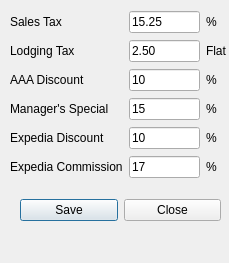
<?xml version="1.0" encoding="UTF-8"?>
<ui version="4.0">
 <class>Constants_Dialog</class>
 <widget class="QDialog" name="Constants_Dialog">
  <property name="geometry">
   <rect>
    <x>0</x>
    <y>0</y>
    <width>229</width>
    <height>263</height>
   </rect>
  </property>
  <property name="windowTitle">
   <string>Constants</string>
  </property>
  <widget class="QWidget" name="horizontalLayoutWidget">
   <property name="geometry">
    <rect>
     <x>20</x>
     <y>180</y>
     <width>201</width>
     <height>61</height>
    </rect>
   </property>
   <layout class="QHBoxLayout" name="horizontalLayout">
    <item>
     <widget class="QPushButton" name="save_button">
      <property name="text">
       <string>Save</string>
      </property>
     </widget>
    </item>
    <item>
     <widget class="QPushButton" name="close_button">
      <property name="text">
       <string>Close</string>
      </property>
     </widget>
    </item>
   </layout>
  </widget>
  <widget class="QWidget" name="formLayoutWidget">
   <property name="geometry">
    <rect>
     <x>10</x>
     <y>10</y>
     <width>217</width>
     <height>169</height>
    </rect>
   </property>
   <layout class="QGridLayout" name="gridLayout">
    <item row="1" column="1">
     <widget class="QLineEdit" name="lodging_tax_edit">
      <property name="text">
       <string>2.50</string>
      </property>
     </widget>
    </item>
    <item row="2" column="0">
     <widget class="QLabel" name="aaa_discount_label">
      <property name="text">
       <string>AAA Discount</string>
      </property>
     </widget>
    </item>
    <item row="0" column="1">
     <widget class="QLineEdit" name="sales_tax_edit">
      <property name="text">
       <string>15.25</string>
      </property>
     </widget>
    </item>
    <item row="1" column="0">
     <widget class="QLabel" name="lodging_tax_label">
      <property name="text">
       <string>Lodging Tax</string>
      </property>
     </widget>
    </item>
    <item row="0" column="0">
     <widget class="QLabel" name="sales_tax_label">
      <property name="text">
       <string>Sales Tax</string>
      </property>
     </widget>
    </item>
    <item row="2" column="1">
     <widget class="QLineEdit" name="aaa_discount_edit">
      <property name="text">
       <string>10</string>
      </property>
     </widget>
    </item>
    <item row="3" column="0">
     <widget class="QLabel" name="lbms_discount_label">
      <property name="text">
       <string>Manager's Special</string>
      </property>
     </widget>
    </item>
    <item row="5" column="1">
     <widget class="QLineEdit" name="soe_commission_edit">
      <property name="text">
       <string>17</string>
      </property>
     </widget>
    </item>
    <item row="4" column="0">
     <widget class="QLabel" name="expedia_discount_label">
      <property name="text">
       <string>Expedia Discount</string>
      </property>
     </widget>
    </item>
    <item row="5" column="0">
     <widget class="QLabel" name="expedia_commission_label">
      <property name="text">
       <string>Expedia Commission</string>
      </property>
     </widget>
    </item>
    <item row="4" column="1">
     <widget class="QLineEdit" name="soe_discount_edit">
      <property name="text">
       <string>10</string>
      </property>
     </widget>
    </item>
    <item row="3" column="1">
     <widget class="QLineEdit" name="lbms_discount_edit">
      <property name="text">
       <string>15</string>
      </property>
     </widget>
    </item>
    <item row="0" column="2">
     <widget class="QLabel" name="percent_label1">
      <property name="text">
       <string>%</string>
      </property>
     </widget>
    </item>
    <item row="1" column="2">
     <widget class="QLabel" name="percent_label2">
      <property name="layoutDirection">
       <enum>Qt::LeftToRight</enum>
      </property>
      <property name="text">
       <string>Flat</string>
      </property>
     </widget>
    </item>
    <item row="2" column="2">
     <widget class="QLabel" name="percent_label3">
      <property name="text">
       <string>%</string>
      </property>
     </widget>
    </item>
    <item row="3" column="2">
     <widget class="QLabel" name="percent_label4">
      <property name="text">
       <string>%</string>
      </property>
     </widget>
    </item>
    <item row="4" column="2">
     <widget class="QLabel" name="percent_label5">
      <property name="text">
       <string>%</string>
      </property>
     </widget>
    </item>
    <item row="5" column="2">
     <widget class="QLabel" name="percent_label6">
      <property name="text">
       <string>%</string>
      </property>
     </widget>
    </item>
   </layout>
  </widget>
 </widget>
 <tabstops>
  <tabstop>sales_tax_edit</tabstop>
  <tabstop>lodging_tax_edit</tabstop>
  <tabstop>aaa_discount_edit</tabstop>
  <tabstop>lbms_discount_edit</tabstop>
  <tabstop>soe_discount_edit</tabstop>
  <tabstop>soe_commission_edit</tabstop>
  <tabstop>save_button</tabstop>
  <tabstop>close_button</tabstop>
 </tabstops>
 <resources/>
 <connections/>
</ui>
